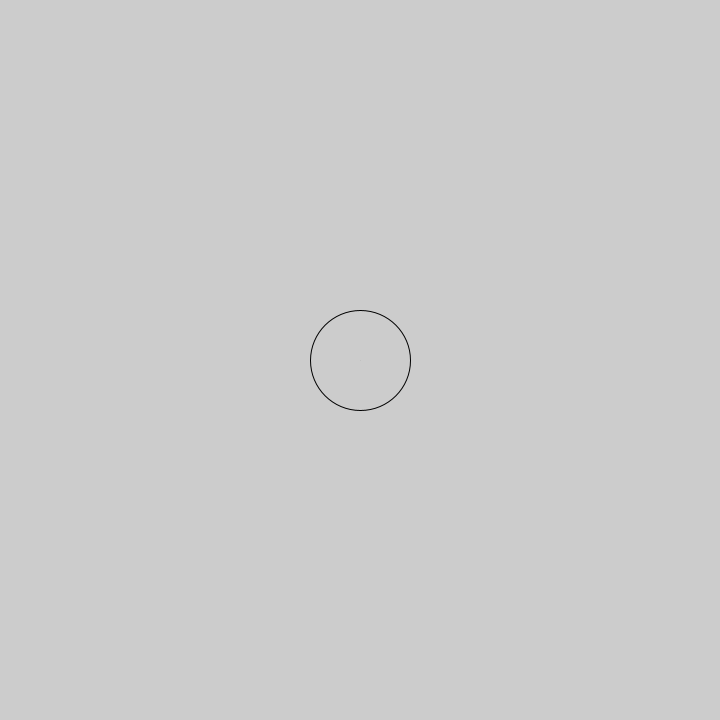
Frame 1 (no input)
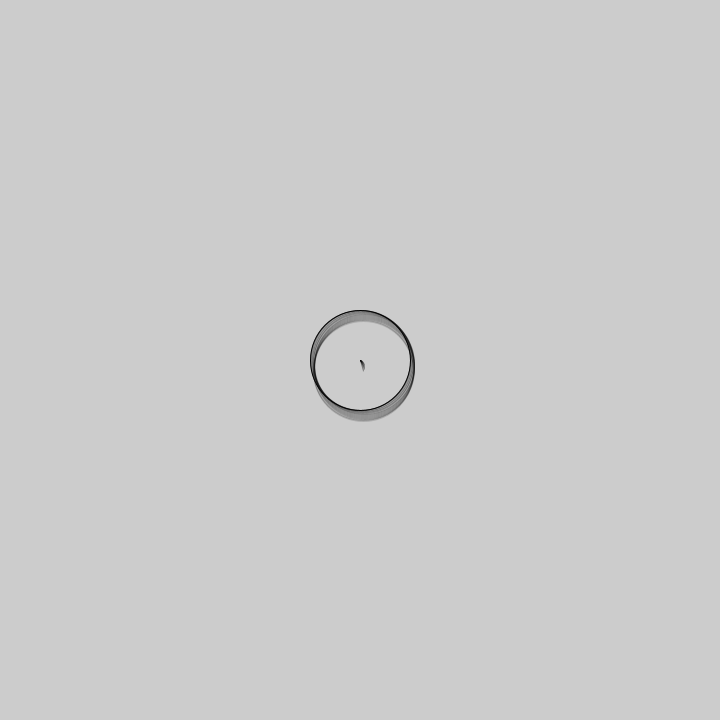
Frame 60 (the mouse pressed at the canvas centre just before this capture)
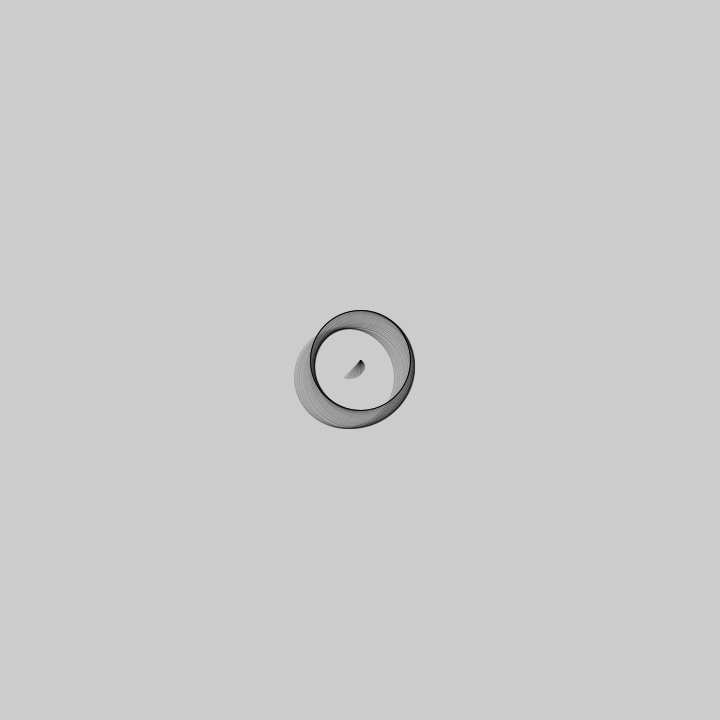
Frame 120 (the mouse held since frame 60 and released just before this capture)

The Processing sketch that drew these frames (run headless with seeded random() and noise(); from frame 60 on, the mouse is pressed at the canvas centre):

// Processing sketch: spiral
// ── spiral.pde
float rad;

void setup(){
  size(720,720);
  
  imageMode(CENTER);
  rad = 0;
}

void draw(){
  //background(200);
  float x = height*0.5 + rad*cos(millis()*0.001);
  float y = height*0.5 + rad*sin(millis()*0.001);
  noFill();
  ellipse(x, y, 100,100);
  stroke(0,20);
  line(width*0.5, height*0.5, x,y);
  
  rad += 0.2;
}
